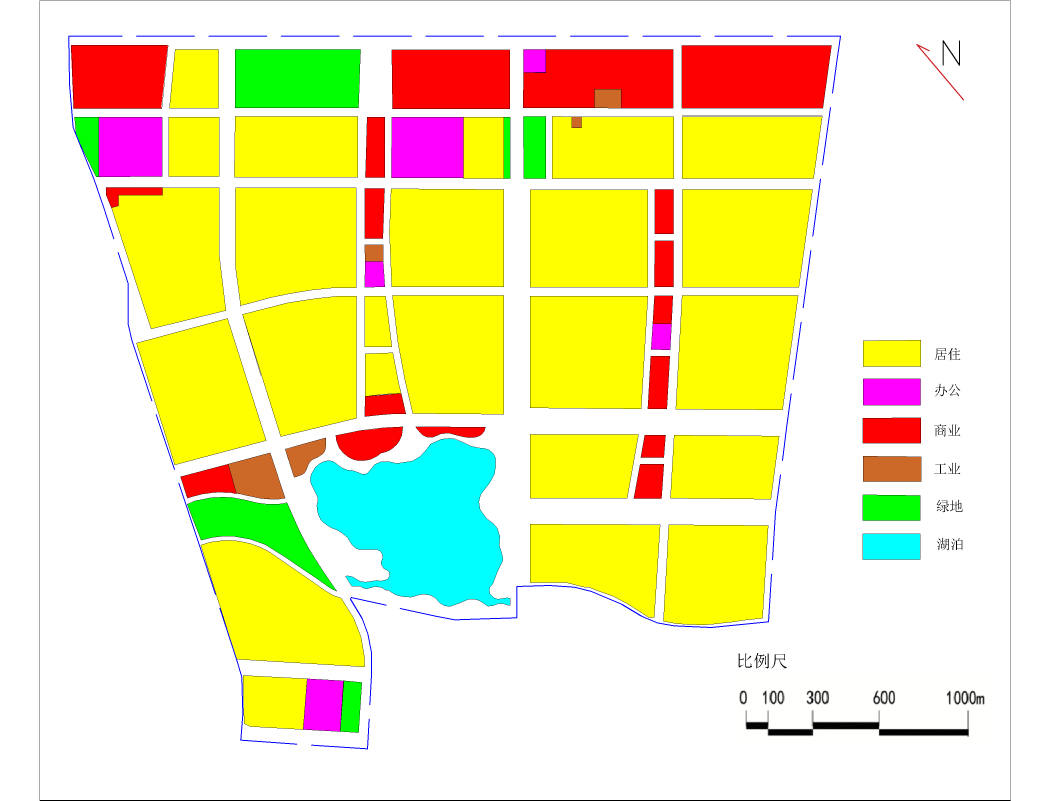
#> input picture opencv_tutorial/hotcold/partition1.png, 3151 x 2401 px (shown at 1/3 size)
$ jupyter execute --allow-errors Partition2ShootingStar.ipynb
#> lines starting #> are read from the running program, lines starting #| are printed output that depends on the picture; after the words box and inside, x2 and y2 are one past the last pixel; in counts of white or black regions, pixels touching at a corner belong together; long printed decimals are rounded
[cell 1]
import numpy as np
import cv2 as cv
import sys


"""Transform Rectangle Image to Square

Change the original image from rectanle to square,
so we can build RR square without out of boundary

Args:
    img: source image

Returns:
    squared image

"""
def makeSqaureImg(src):
    h,w = src.shape[0], src.shape[1]
    topPad, bottomPad, leftPad, rightPad = 0, 0, 0, 0
    if h >= w:
        rightPad = h-w
    else:
        bottomPad = w-h

    padding = [topPad, bottomPad, leftPad, rightPad]
    # add additional padding 10px for each edge, so we can see axes clearly
    padding = [x + EXTRA_PADDING for x in padding]
    sqauredImg = cv.copyMakeBorder(src, padding[0], padding[1], padding[2], padding[3], cv.BORDER_CONSTANT,value=(255,255,255))
    return sqauredImg


"""Draw Rect for testing
Args:
    copyOfsqauredImg: A copy of squared image
    limit: limit the width and height, default is 100
"""
# [7 lines left out: function drawRect, not called in this run]


"""Draw RR
RR square is render N*N squares on screen depends on the size of square image and RR radius.
The original image will be separate by the white RR line.

Args:
    copyOfsqauredImg: a copy of squared image
    showDetail: True show bouding rect, RR label, blue RR line

"""
def drawRR(copyOfsqauredImg, showDetail = False):
    # getStartCoordiante for Axes
    startCoordinate = findStartCoordinate(src)
    startCoordianteX, startCoordianteY  = startCoordinate[0], startCoordinate[1]

    # get curren positions trackbars
    RR_radius = cv.getTrackbarPos('RR_radius', 'Partition')
    RR_thickness = 4
    numberOfRRPerRow = round(maxSizeOfSrcImg/RR_radius)

    RR_LineColor =  (255, 0, 0) if showDetail else (255, 255, 255)

    RR = np.zeros((numberOfRRPerRow, numberOfRRPerRow, 4), np.uint32)

    for row in range(numberOfRRPerRow):
        for col in range(numberOfRRPerRow):
            # each start position
            # start point
            x1 = EXTRA_PADDING + startCoordianteX + col * RR_radius
            y1 = EXTRA_PADDING + startCoordianteY + row * RR_radius
            # end point
            x2 = EXTRA_PADDING + startCoordianteX + (col+1) * RR_radius
            y2 = EXTRA_PADDING + startCoordianteY + (row+1) * RR_radius
            # print(row, col, x1, y1, x2, y2)
            cv.rectangle(copyOfsqauredImg, (x1,y1), (x2, y2), RR_LineColor, RR_thickness, cv.LINE_AA)
            RR[row][col] = [x1,y1,x2,y2]

            if showDetail:
                # add RR label
                rrIndex = row*numberOfRRPerRow + col
                cv.putText(copyOfsqauredImg, 'RR'+str(rrIndex), (x1,y1+30), cv.FONT_HERSHEY_SIMPLEX, 1,(255,0,0), 2, cv.LINE_AA)

    return RR, RR_radius


"""Find Start Coordinate
Get all contours' bouding rectangles and get min y and min x from rectangle.
Args:
    cnts: original contours
Returns:
    StartCoordinate tuple (minX,minY)
"""
def findStartCoordinate(src):
    cnts = findExternalContours(src)

    minX, minY = sys.maxsize, sys.maxsize
    for cnt in cnts:
        rect = cv.boundingRect(cnt)
        x, y = rect[0], rect[1]
        minX = min(minX, x)
        minY = min(minY, y)
    return (minX,minY)


"""Find Original Contours
Find Original Contours from source image, we only need external contour.
Args:
    src: source image
Returns:
    Original contours
"""
def findExternalContours(src):
    # preprocess, remove noise, a lot noise on the road
    gray = cv.cvtColor(src, cv.COLOR_BGR2GRAY)

    thresVal = 240
    maxVal = 255
    ret,thresh1 = cv.threshold(gray, thresVal, maxVal, cv.THRESH_BINARY)

    kernel = np.ones((5,5),np.uint8)
    opening = cv.morphologyEx(thresh1, cv.MORPH_CLOSE, kernel)

    edges = cv.Canny(opening,100,200)
    contours, hierarchy = cv.findContours(edges, cv.RETR_EXTERNAL, cv.CHAIN_APPROX_SIMPLE)
#     cv.imshow('gray', gray)
#     cv.imshow('thresh1', thresh1)
#     cv.imshow('opening', opening)
    return contours


"""Contour Intersect
"""
def contourIntersect(original_image, contour1, contour2):
    # Two separate contours trying to check intersection on
    contours = [contour1, contour2]

    # Create image filled with zeros the same size of original image
    blank = np.zeros(original_image.shape[0:2])

    # Copy each contour into its own image and fill it with '1'
    image1 = cv.drawContours(blank.copy(), contours, 0, 1)
    image2 = cv.drawContours(blank.copy(), contours, 1, 1)

    # Use the logical AND operation on the two images
    # Since the two images had bitwise AND applied to it,
    # there should be a '1' or 'True' where there was intersection
    # and a '0' or 'False' where it didnt intersect
    intersection = np.logical_and(image1, image2)

    # Check if there was a '1' in the intersection array
    return intersection.any()

"""Chunked contour in side RR
"""
def ccInRR(cc, rr):
    rrX1, rrY1, rrX2, rrY2 = rr[0],rr[1],rr[2],rr[3]
    for ccPtr in cc:
        ccX, ccY = ccPtr[0][0], ccPtr[0][1]
        if ccX < rrX1 or ccX > rrX2 or ccY < rrY1 or ccY > rrY2:
            return False
    return True


"""Get the RR and Origianl contours dictionary
Get the RR region as Hot Cold Region and has a list of original contours related to the Hot Cold Region

Args:
    RR: RR region, and after calculated it will be the Hot Cold Region
    originalCnts: Origianl contours
    chunkedCnts: chunked up Origianl contours
    RR_radius: RR region's size, RR is a square

Returns:
    rrocDict: RR to Origianl contours dictionary
    ocRRDict: Origianl contours to RR dictionary
"""
def getRROCDic(copyOfsqauredImgForHC, RR, originalCnts, chunkedCnts, RR_radius):

    # prepare RR area for rrRatio = ccArea / rrArea
    rrArea = RR_radius * RR_radius

    # prepare chunked contour to RR's dictionary
    ccRRDict = {}

    for row, rrRow in enumerate(RR):
        for col, rr in enumerate(rrRow):

            for ccIndex, cc in enumerate(chunkedCnts):
                ccArea = cv.contourArea(cc)
                # exclude too small chunked contour and some noises point
                if ccArea < 100:
                    continue

                # Contour Approximation to reduce points and save calculation time
                epsilonCC = 0.1 * cv.arcLength(cc,True)
                approxCC = cv.approxPolyDP(cc,epsilonCC,True)

                retval = ccInRR(approxCC, rr)

                if retval:
                    rrRatio = round(ccArea/rrArea*100, 2)
                    rrIndex = row * (len(RR)) + col
                    # cc and rr are one to one relationship
                    ccRRDict[ccIndex] = [rrIndex, rrRatio]


    # prepare original contour to RR's dictionary by the chunked contour and RR's dictionary
    ocRRDict = {}
    for ocIndex, oc in enumerate(originalCnts):
        for ccIndex, cc in enumerate(chunkedCnts):

            # the cc may be too small to be calculated, it may not in the ccRRDict, skip it
            if ccIndex not in ccRRDict:
                continue

            # [13 lines of commented-out code are left out]
            retval = contourIntersect(copyOfsqauredImgForHC, cc, oc)


            if retval:
                rr = ccRRDict[ccIndex]
                rrIndex = rr[0]
                rrRatio = rr[1]
                if ocIndex not in ocRRDict:
                    ocRRDict[ocIndex] = [rrIndex, rrRatio]
                else:
                    # check if the current cc's RR ratio is bigger than the previous saved in ocRRDict one
                    prevRR = ocRRDict[ocIndex]
                    prevRatio = prevRR[1]
                    if rrRatio > prevRatio:
                        ocRRDict[ocIndex] = [rrIndex, rrRatio]

    # get RR to original contours map
    rrocDict = {}
    for ocIndex in ocRRDict:
        rr = ocRRDict[ocIndex]
        rrIndex = rr[0]
        ocList = rrocDict.get(rrIndex, [])
        ocList.append(ocIndex)
        rrocDict[rrIndex] = ocList

    print('ccRRDict', ccRRDict)
    print('ocRRDict', ocRRDict)
    print('rrocDict', rrocDict)
    return rrocDict, ocRRDict

"""Render Image

Render image with track bars, sqaure image, RR square, axes.
Track bars:    RR_radius - size for RR squqre
Square image:  the squared source image
RR square:     render N*N squares on screen depends on the size of square image and RR radius
Axes:          line to mark where the RR square start

Args:
    x: x

Raises:
    ZeroDivisionError: division by zero

"""
def renderImage(x):
    # 1 show details of RR
    copyOfsqauredImgForDetail = sqauredImg.copy()
    # find original contours for data preparation
    originalCnts = findExternalContours(copyOfsqauredImgForDetail)

    # add chunked contour ID for testing
    copyOfsqauredImgForDetailWithID = copyOfsqauredImgForDetail.copy()
    for ocIndex, oc in enumerate(originalCnts):
        x,y,w,h = cv.boundingRect(oc)
        cv.putText(copyOfsqauredImgForDetailWithID, str(ocIndex), (x+5,y+10), cv.FONT_HERSHEY_PLAIN, 1,(255,0,0), 1, cv.LINE_AA)
    cv.imshow('copyOfsqauredImgForDetail with OCID', copyOfsqauredImgForDetailWithID)

    # draw RR for testing
    RR, RR_radius = drawRR(copyOfsqauredImgForDetail, True)

    # 2 start collecting HotCold Region
    copyOfsqauredImgForHC = sqauredImg.copy()
    # draw RR
    drawRR(copyOfsqauredImgForHC)
    # find chunked contours
    chunkedCnts = findExternalContours(copyOfsqauredImgForHC)


    # add chunked contour ID for testing
    copyOfsqauredImgForHCWithID = copyOfsqauredImgForHC.copy()
    for ccIndex, cc in enumerate(chunkedCnts):
        x,y,w,h = cv.boundingRect(cc)
        cv.putText(copyOfsqauredImgForHCWithID, str(ccIndex), (x+5,y+10), cv.FONT_HERSHEY_PLAIN, 1,(255,0,0), 1, cv.LINE_AA)
    cv.imshow('copyOfsqauredImgForHC with CCID', copyOfsqauredImgForHCWithID)

    e1 = cv.getTickCount()

    # get dictionary for RR and origianl contour's relationship
    rrocDict, ocRRDict = getRROCDic(copyOfsqauredImgForHC, RR, originalCnts, chunkedCnts, RR_radius)

    e2 = cv.getTickCount()
    time = (e2 - e1)/ cv.getTickFrequency()
    print('getRROCDic takes ', time)

    # mark HOT COLD regison with different colors, same hot cold region use the same color
    for rrIndex in rrocDict:
        # prepare color for the same hot cold region's contours
#         rng = np.random.randint(0, 255)
#         b,g,r = rng&255, (rng>>8)&255, (rng>>16)&255
        b,g,r = np.random.randint(0, 255), np.random.randint(0, 255), np.random.randint(0, 255)

#         b = 250 - rrIndex * 16
#         g = 250 - rrIndex * 8
#         r = 250 - rrIndex * 2
        color = (b, g, r)
        for ocIndex in rrocDict[rrIndex]:
            cv.fillConvexPoly(copyOfsqauredImgForHC, originalCnts[ocIndex], color)

    # mark missed original contour as black for us to fix them later
    # not sure why, but the intersection algorithm is most likely to be the root cause
    for ocIndex, oc in enumerate(originalCnts):
        if ocIndex not in ocRRDict:
            cv.fillConvexPoly(copyOfsqauredImgForHC, oc, (0,0,0))

# [6 lines of commented-out code are left out]

    cv.imshow('Partition', copyOfsqauredImgForDetail)
    cv.imshow('CopyOfsqauredImgForHC', copyOfsqauredImgForHC)


# init
# init global constant
EXTRA_PADDING = 10
# init global variables here
src = cv.imread('partition1.png')
#> src is the input picture: shape (2401, 3151, 3); mean B, G, R 171.5, 234, 239.1
maxSizeOfOriginalSrcImg = max(src.shape[0], src.shape[1])
# resize to half
# src = cv.resize(src, (0,0), fx=0.3, fy=0.3)
src = cv.resize(src, (0,0), fx=800/maxSizeOfOriginalSrcImg, fy=800/maxSizeOfOriginalSrcImg)
#> src: shape (610, 800, 3)


# prepare size and sqaured image after resize for a better demo
maxSizeOfSrcImg = max(src.shape[0], src.shape[1])
sqauredImg = makeSqaureImg(src)


# prepare
# create a widnow
cv.namedWindow('Partition')
# cteate trackbars RR radius changes
# RR radius for draw rectangle, 220 is as the demo
cv.createTrackbar('RR_radius', 'Partition', 200, maxSizeOfSrcImg, renderImage)

# render
renderImage(-1)
#> in findExternalContours, `ret,thresh1 = cv.threshold(gray, thresVal, maxVal, cv.THRESH_BINARY)`:
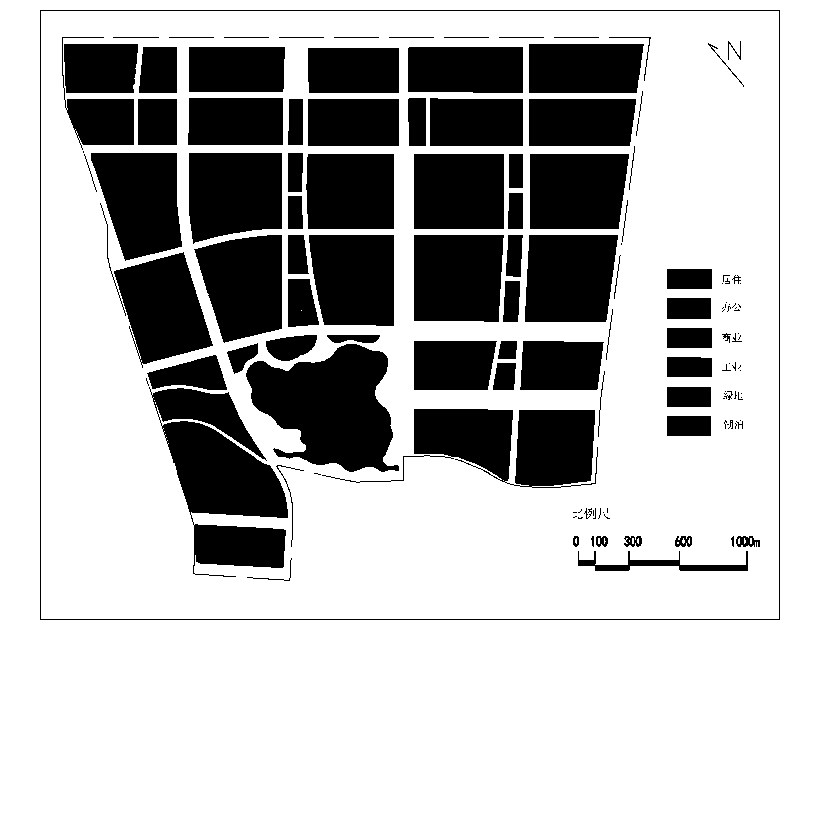
#> thresh1: shape (820, 820); 72.2% white; 134 black regions (47 under 20 px), largest, box (x1, y1, x2, y2) and area: (149, 387, 288, 577) 14462, (246, 344, 399, 472) 12578, (322, 409, 598, 488) 11170
#> in findExternalContours, `ret,thresh1 = cv.threshold(gray, thresVal, maxVal, cv.THRESH_BINARY)`: ret = 240
#> in findExternalContours, `contours, hierarchy = cv.findContours(edges, cv.RETR_EXTERNAL, cv.CHAI..`: contours = 56 contours, 2 with area under 20; largest, box (x1, y1, x2, y2) and area: (246, 343, 393, 472) 12469, (413, 234, 503, 322) 7510, (188, 152, 282, 242) 7502, (524, 234, 618, 322) 7429, (90, 152, 182, 260) 7296
#> in renderImage, `originalCnts = findExternalContours(copyOfsqauredImgForDetail)`: originalCnts has the same summary as contours in findExternalContours
#> the loop in renderImage, `for ocIndex, oc in enumerate(originalCnts):` made 56 passes
#> (x, y, w, h) on passes 1, 2, 3, 6, 7, 8, 9, 10: (577, 559, 171, 12), (193, 524, 93, 44), (275, 449, 10, 8), (163, 421, 125, 97), (666, 415, 45, 21), (514, 409, 81, 77), (413, 408, 100, 72), (153, 387, 106, 66)
#> in findExternalContours (call 2), `edges = cv.Canny(opening,100,200)`:
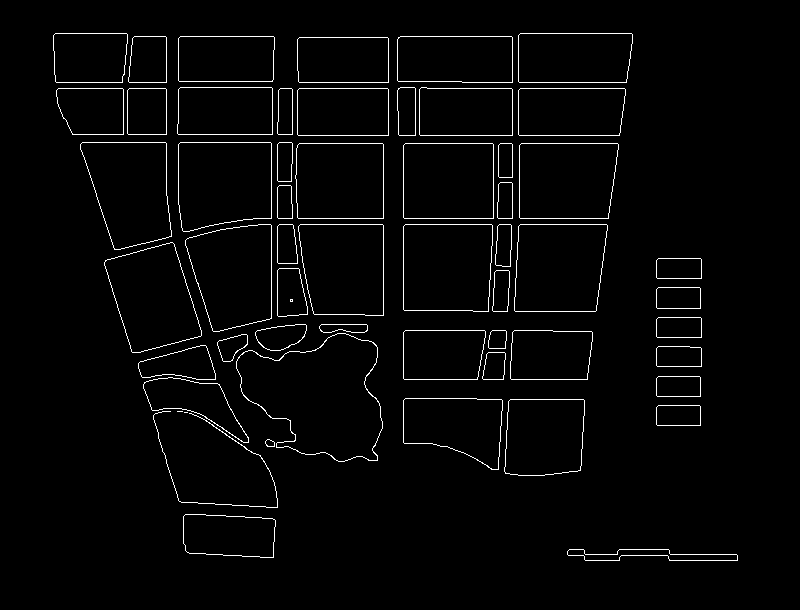
#> edges: shape (610, 800); 2.4% white in thin lines or dots, all inside (x1, y1, x2, y2) = (53, 33, 738, 561)
#> in findExternalContours (call 2), `contours, hierarchy = cv.findContours(edges, cv.RETR_EXTERNAL, cv.CHAI..`: contours = 56 contours, 2 with area under 20; largest, box (x1, y1, x2, y2) and area: (236, 333, 383, 462) 12469, (403, 224, 493, 312) 7510, (178, 142, 272, 232) 7502, (514, 224, 608, 312) 7429, (80, 142, 172, 250) 7296
#> in findStartCoordinate, `cnts = findExternalContours(src)`: cnts has the same summary as contours in findExternalContours
#> the loop in findStartCoordinate, `for cnt in cnts:` made 56 passes
#> (rect, x, y, minX, minY) on passes 1, 2, 3, 6, 7, 8, 9, 10: ((567, 549, 171, 12), 567, 549, 567, 549), ((183, 514, 93, 44), 183, 514, 183, 514), ((265, 439, 10, 8), 265, 439, 183, 439), ((153, 411, 125, 97), 153, 411, 153, 411), ((656, 405, 45, 21), 656, 405, 153, 405), ((504, 399, 81, 77), 504, 399, 153, 399), ((403, 398, 100, 72), 403, 398, 153, 398), ((143, 377, 106, 66), 143, 377, 143, 377)
#> in drawRR, `startCoordinate = findStartCoordinate(src)`: startCoordinate = (53, 33)
#> in drawRR, `startCoordianteX, startCoordianteY  = startCoordinate[0], startCoordin..`: startCoordianteX = 53; startCoordianteY = 33
#> in drawRR, `RR_radius = cv.getTrackbarPos('RR_radius', 'Partition')`: RR_radius = 200
#> in drawRR, `numberOfRRPerRow = round(maxSizeOfSrcImg/RR_radius)`: numberOfRRPerRow = 4
#> in renderImage, `RR, RR_radius = drawRR(copyOfsqauredImgForDetail, True)`: RR_radius = 200
#> the loop in findStartCoordinate (call 2), `for cnt in cnts:` made 56 passes
#> the loop in renderImage, `for ccIndex, cc in enumerate(chunkedCnts):` made 84 passes
#> cc on passes 13 to 14: [[194, 422], [197, 422]], [[187, 421], [192, 421]]
#> after the loop in renderImage, `for ccIndex, cc in enumerate(chunkedCnts):`:
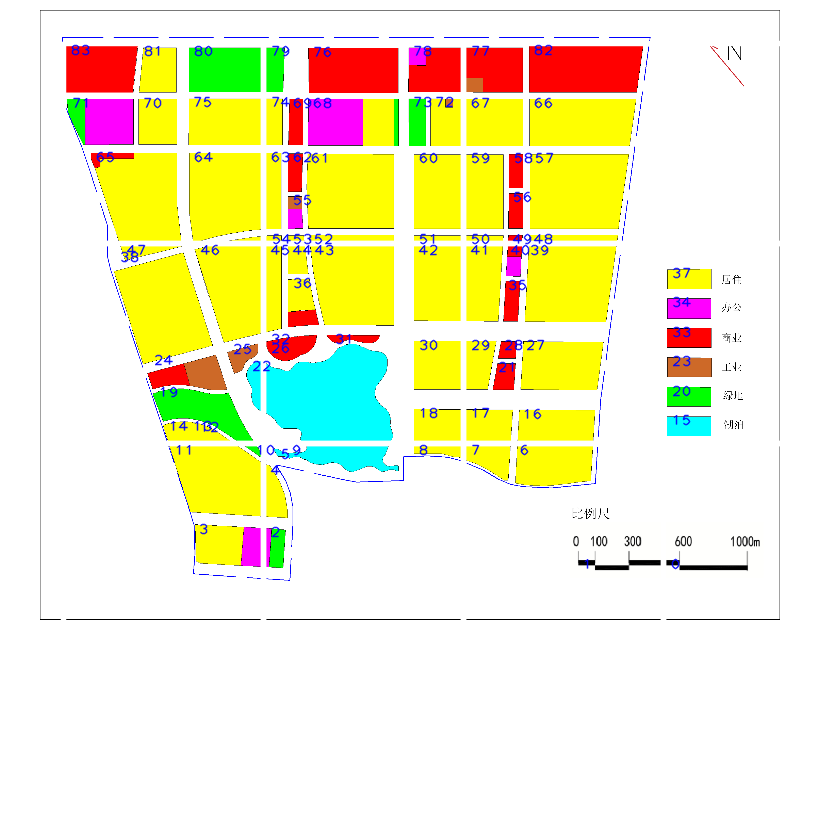
#> copyOfsqauredImgForHCWithID: shape (820, 820, 3); mean B, G, R 198.3, 238.6, 242.2
#> the loop in getRROCDic, `for row, rrRow in enumerate(RR):` made 4 passes
#> the loop in getRROCDic, `for ocIndex, oc in enumerate(originalCnts):` made 56 passes
#> pass 1, in contourIntersect (call 2), `image1 = cv.drawContours(blank.copy(), contours, 0, 1)`:
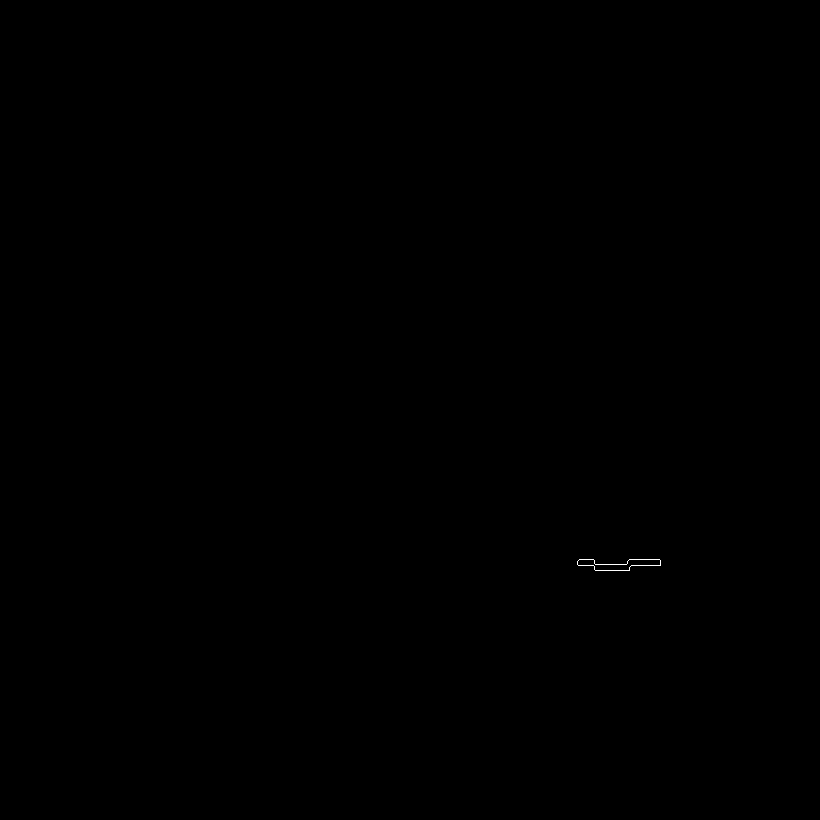
#> image1: shape (820, 820) float64; values 0 (black) and 1 (white), 0.03% white in thin lines or dots, all inside (x1, y1, x2, y2) = (577, 559, 661, 571)
#> the loop in getRROCDic, `for ocIndex in ocRRDict:` made 53 passes
#> (printed output is left out)
#> (printed output is left out)
#> (printed output is left out)
#| getRROCDic takes  18.523
#> the loop in renderImage, `for rrIndex in rrocDict: # prepare color for the same hot cold region'..` made 9 passes
#> rrIndex on passes 1, 2, 3, 4, 7, 8, 9: 10, 8, 7, 5, 1, 2, 0
#> after the loop in renderImage, `for rrIndex in rrocDict:`:
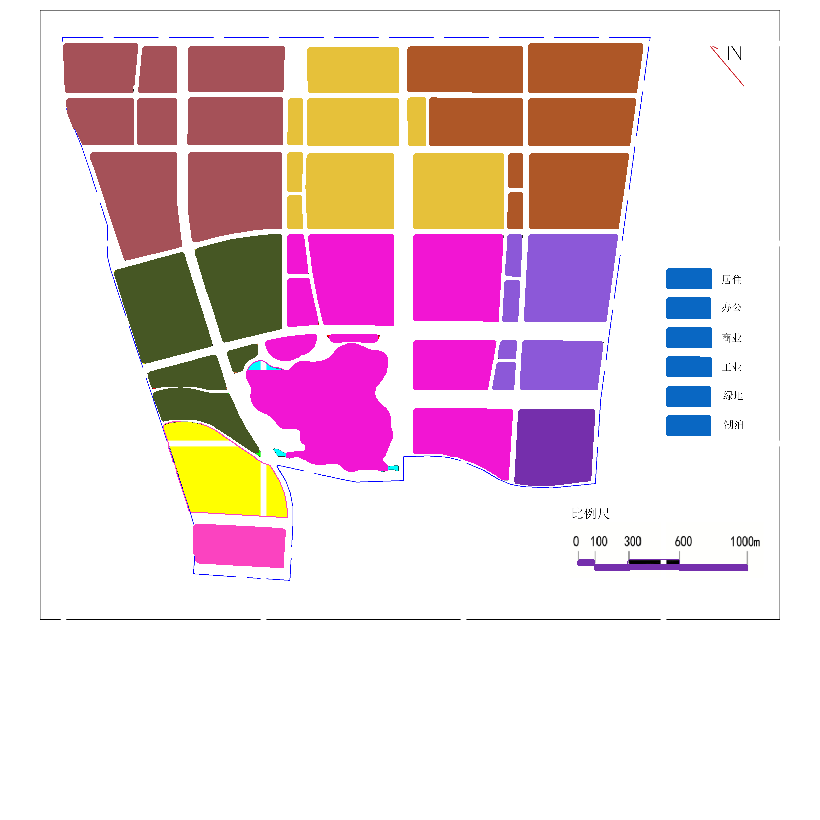
#> copyOfsqauredImgForHC: shape (820, 820, 3); mean B, G, R 214.6, 208.1, 232.2
#> the loop in renderImage, `for ocIndex, oc in enumerate(originalCnts):` made 56 passes
#> (the rest of the program and of its run is left out)
